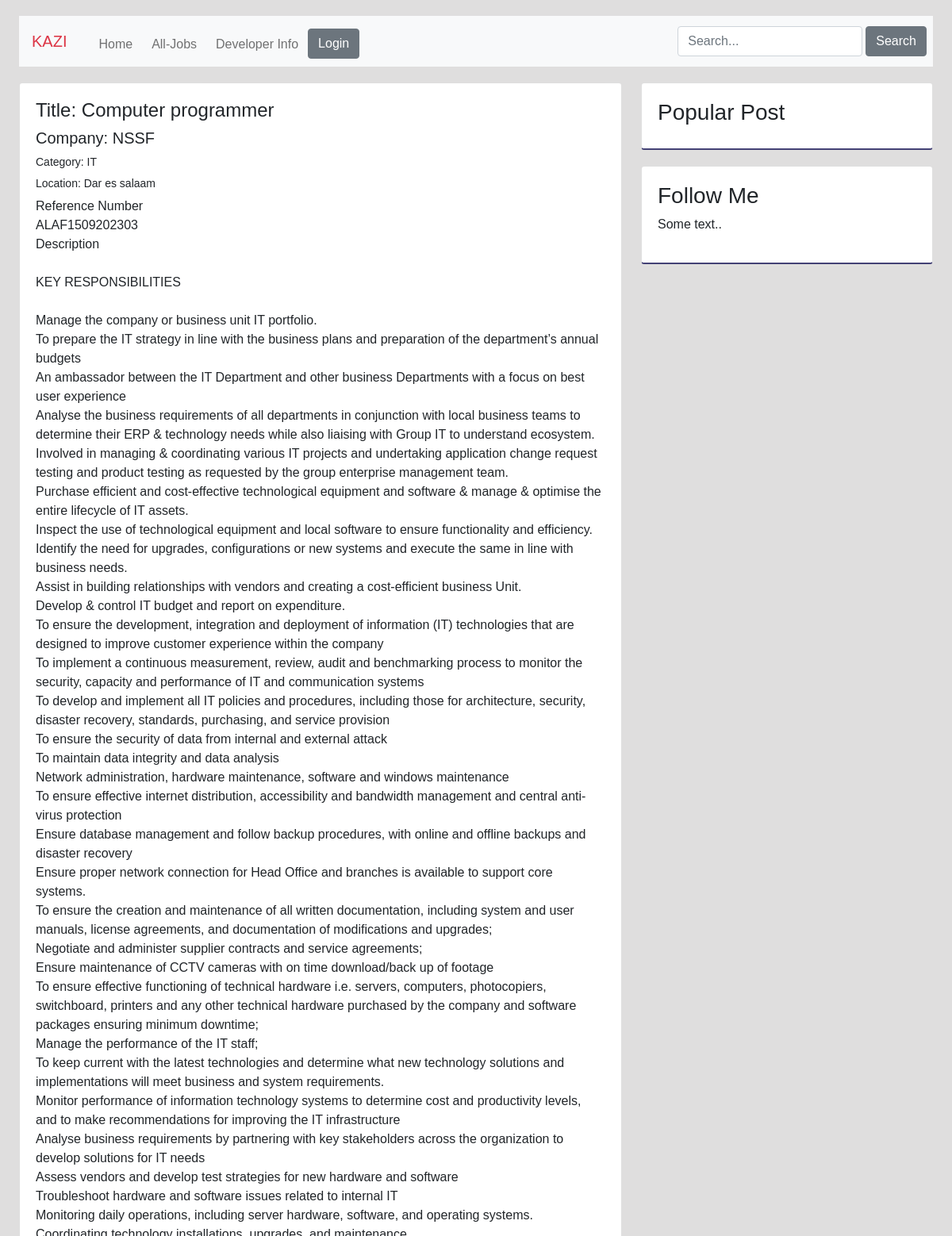
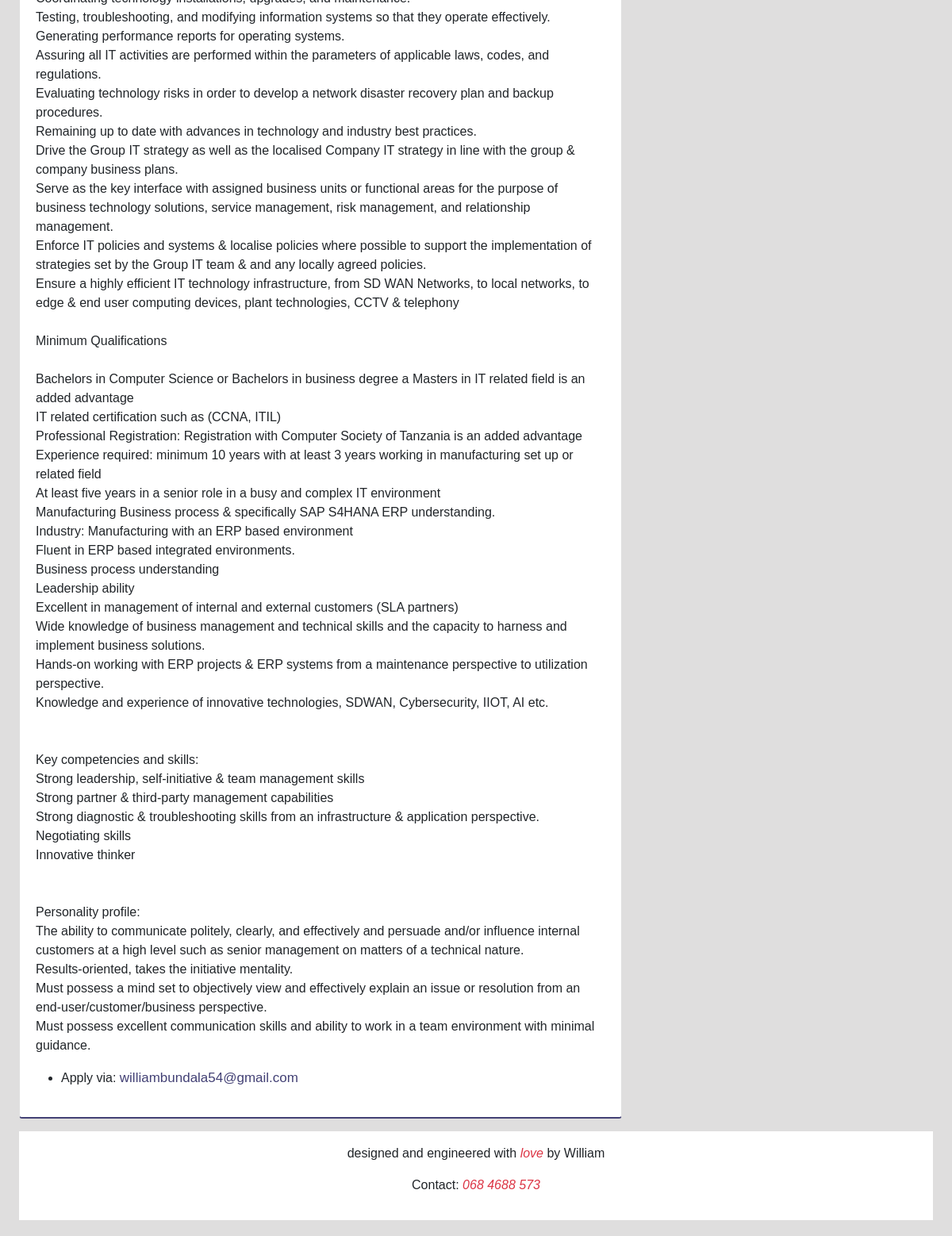
/detail/1, run on the app's committed database (2 pictures, top to bottom).
### jobs/models.py (models this page shows, shortened)
class Job(models.Model):
    title = models.CharField(max_length = 250)
    category = models.ForeignKey("Choice", on_delete=models.CASCADE)
    location = models.CharField(max_length = 250)
    company = models.CharField(max_length = 250)
    body = models.TextField()
    publish = models.DateTimeField()
    expire = models.DateTimeField()

class Choice(models.Model):
    category = models.CharField(max_length = 250)
    def __str__(self):
        return self.category

### jobs/views.py (the view)
# urls.py: path('detail/<job_id>',views.detail, name = 'detail'),
def detail(request, job_id):
    category = Choice.objects.all()
    job = Job.objects.get(pk=job_id)
    context ={'job':job,'category':category}
    return render(request,'jobs/detail.html',context)

### jobs/templates/jobs/detail.html
{% extends 'jobs/base.html' %}
{% block content %}
<div class="ms-1 me-1">
    <div class="row">
      <div class="col-lg-8">
            <div class="card">
              <h2 class="fs-4">Title: {{job.title}}</h2>
              <h3 class="fs-5">Company: {{job.company}}</h3>
              <h3 class="fs-6"><small> Category: {{job.category}}</small></h3>
              <h3 class="fs-6"><small> Location: {{job.location}}</small></h3>
              <p class="fs-6 word">{{job.body|linebreaksbr}}</p>
              <ul>
                <li  class="link fs-6 disabled">Apply via: <a href="#">williambundala54@gmail.com</a> </li>
              </ul>
            </div>
      </div>
      <div class="col-lg-4">
          <div class="card">
            <h3>Popular Post</h3>
          </div>
          <div class="card">
            <h3>Follow Me</h3>
            <p>Some text..</p>
          </div>
      </div>
    </div>
  </div>
{% endblock content %}

### jobs/static/jobs/css/style.css (style rules this page uses)
body { font-family: Arial !important; padding: 20px; background: #dfdede !important; overflow-x: hidden; width: 100%; }
.card { background-color: white; padding: 20px; margin-top: 20px; border-bottom: 2px solid #434175 !important; }
.link a { text-decoration: none; font-size: 17px; color: #434175;; }
body { font-family: "Open Sans", sans-serif; color: #444444; }
a { text-decoration: none; color: #5a5af3; }
h1, h2, h3, h4, h5, h6 { font-family: "Raleway", sans-serif; }

### data on the page
Job: title "Computer programmer", company "NSSF", category "IT", location "Dar es salaam", body "Reference Number ALAF1509202303 Description KEY RESPONSIBILITIES Manage the company or business unit IT portfolio. To prepare the IT strategy in line with the business plans and preparation of the department’s annual budgets An ambassador between the IT Department and other business Departments with a focus on best user experience Analyse the business requirements of all departments in conjunction with local business teams to determine their ERP & technology needs while also liaising with Group IT to understand ecosystem. Involved in managing & coordinating various IT projects and undertaking application change request testing and product testing as requested by the group enterprise…"
